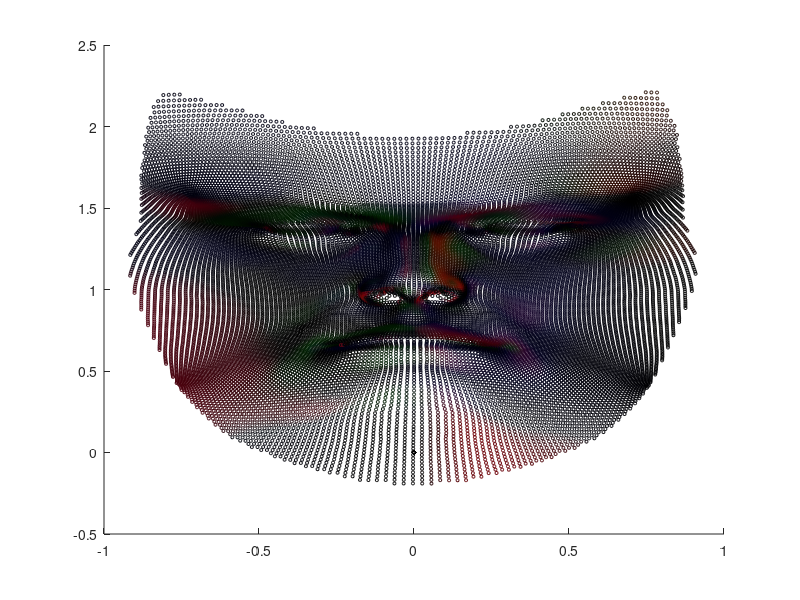
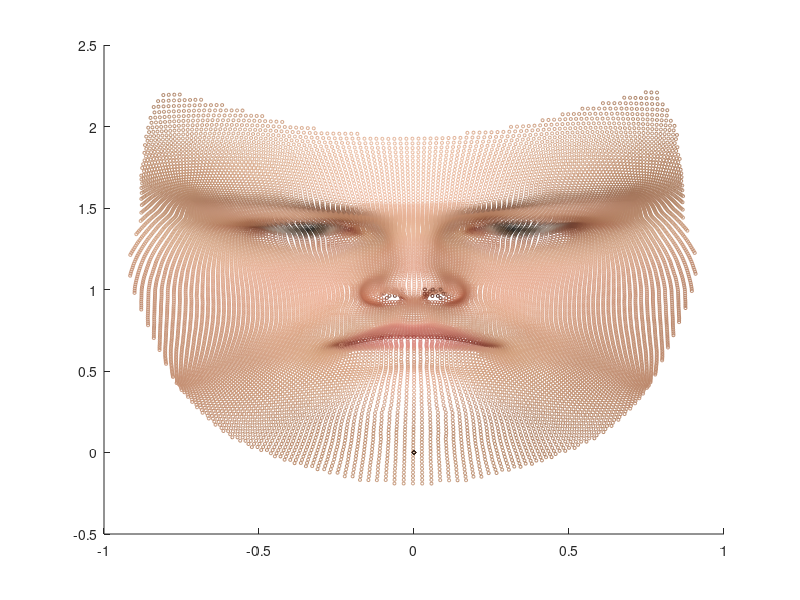

Source code (MATLAB) for these figures, in order: (Note: this script raises an error after producing the figures.)
clear
close all

fileID = fopen('color.txt','r');
A = fscanf(fileID, '%f');
colors = zeros(3, 53149);
 
colors(1,:) = A(1:53149);
colors(2,:) = A(53150:53149+53149);
colors(3,:) = A(53150+53149:159447);

fileID = fopen('position.txt','r');
A = fscanf(fileID, '%f');
projected = zeros(2, 53149);
 
projected(1,:) = A(1:53149);
projected(2,:) = A(53150:53149+53149);

figure(1)
axis('equal')
scatter(projected(1,:),projected(2,:),5, colors.')

fileID = fopen('reflectance.txt','r');
A = fscanf(fileID, '%f');
reflectance = zeros(3, 53149);
reflectance(1,:) = A(1:53149);
reflectance(2,:) = A(53150:53149+53149);
reflectance(3,:) = A(53150+53149:159447);

figure(2)
axis('equal')
scatter(projected(1,:),projected(2,:),5, reflectance.')

norm(colors - reflectance)

fileID = fopen('normals.txt','r');
A = fscanf(fileID, '%f');
normals(1,:) = A(1:53149);
normals(2,:) = A(53150:53149+53149);
normals(3,:) = A(53150+53149:159447);

fileID = fopen('cells.txt','r');
A = fscanf(fileID, '%f');
cells(1,:) = A(1:105694);
cells(2,:) = A(105695:211388);
cells(3,:) = A(211389:317082);

X = zeros(3,105694);
Y = zeros(3,105694);
C = ones(3,105694, 3);

for i=1:1:105693
    X(:, i) = projected(1, cells(:,i)+1);
    Y(:, i) = projected(2, cells(:,i)+1);
    C(:, i, :) = colors(:, cells(:,i)+1).';
end

close all
figure('Position', [-1 -1 350 350])
bb = patch(X, Y, C, 'edgecolor','none')
axis('tight', 'equal')

axis off
export_fig('yourfigure.png');





% poly2mask(X,Y,C)
% marg = 0;
% rect = [-marg, -marg, 240, 240];
F = getframe(gca);
% figure(4)
image = F.cdata;
% imshow(image)
